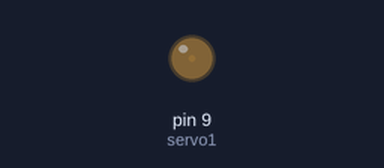
A sketch run on a simulated Arduino Uno, built with avr-gcc and run on an emulated ATmega328P. On the bench: output pins drawn as LEDs (lit = HIGH).

Above: at 0.05 s.
At 1.65 s:
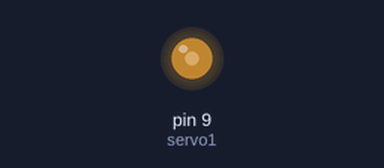
At 3.25 s:
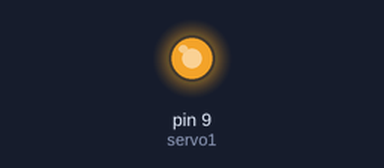
At 6.5 s:
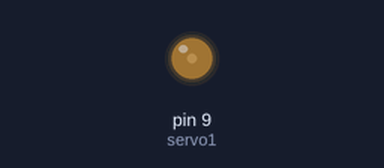
Timing chart, 0 to 9.4 s (numbered marks = the images above):
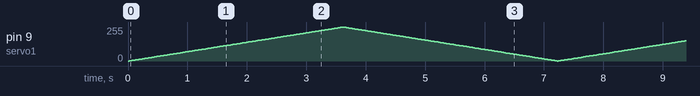

The sketch:

servo_motor.ino
```cpp
int servo1=9;
void setup() {
  // put your setup code here, to run once:
  pinMode(servo1,OUTPUT);

}

void loop() {
  // put your main code here, to run repeatedly:
  for(int i=0; i<180; i+=1)
  {
    int deger = map(i,0,180,0,255);
    analogWrite(servo1,deger);
    //analogWrite(servo1,i);
    delay(20);
  }

  for(int i=180; i>0; i-=1)
  {
    int deger = map(i,0,180,0,255);
    analogWrite(servo1,deger);
    //analogWrite(servo1,i);
    delay(20);
  }
  //analogWrite(servo1,180);

}
```
